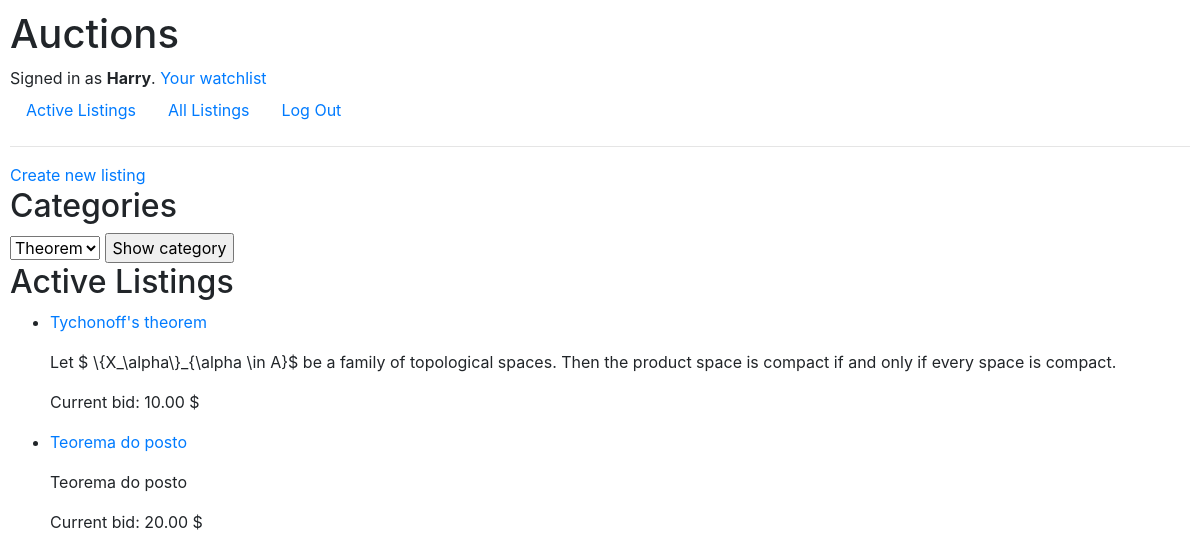
Screenshot of /all_listings (signed in) with the database file from the repository.
### auctions/models.py (models this page shows, shortened)
class User(AbstractUser):
    pass

class Listing(models.Model):
    product = models.CharField(max_length=64)
    description = models.CharField(max_length=500)
    minimum_bid = models.ForeignKey(Bid, on_delete=models.CASCADE, default=0, related_name="listing_bid")
    user_owner = models.ForeignKey(User, on_delete=models.CASCADE, related_name="user_listings")
    category = models.ForeignKey(Category, on_delete=models.CASCADE, related_name="listing_category", default=None)
    isActive = models.BooleanField(default=True)
    user_watchlist = models.ManyToManyField(User, blank=True, related_name="user_watchlist", default=None)
    user_bids = models.ManyToManyField(User, blank=True, related_name="user_bids", default= None)

class Bid(models.Model):
    new_bid = models.DecimalField(max_digits=9, decimal_places=2)
    user_bid = models.ForeignKey(User, on_delete=models.CASCADE, related_name="user_bid", default=0)
    def __str__(self):
        return f"{self.new_bid} $"

### auctions/views.py (the view)
# urls.py: path("all_listings", views.all_listings, name="all_li")
def all_listings(request):
    listing_entries = Listing.objects.all()
    categories = Category.objects.all()
    if list(listing_entries) != [] :
        return render(request, "auctions/index.html", {
            "listing_entries":listing_entries,
            "categories":categories
        })
    else:
        return render(request, "auctions/index.html", {
            "message": "Currently no listings",
            "categories":categories
        })

### auctions/models.py (called while the page is built)
    def __str__(self):
        return self.category

### auctions/templates/auctions/index.html (shortened to what this page needs)
{% extends "auctions/layout.html" %}
{% block body %}
{% if user.is_authenticated %}
<a href="{% url 'create_listing' %}">Create new listing</a>
{% else %}
Sign In to add a new product
{% endif %}
<h2>Categories</h2>
<form action="{% url 'show_category' %}" method="POST">
    <select name="category">
        {% for category in categories %}
        <option value="{{ category }}">{{ category }}</option>
        {% endfor%}
    </select>
    <input type="submit" value="Show category">
</form>
<h2>Active Listings</h2>
<ul>
    {% for item in listing_entries %}
    <li> <a href="{% url 'listing' item.id %}"><p>{{ item.product }}</p></a> <p>{{ item.description }}</p> <p>Current bid: {{ item.minimum_bid }}</p></li>
    {% endfor %}
</ul>
{% endblock %}

### auctions/templates/auctions/layout.html (shortened to what this page needs)
{% load static %}
<!DOCTYPE html>
<html lang="en">
<head>
        <link rel="stylesheet" href="https://stackpath.bootstrapcdn.com/bootstrap/4.4.1/css/bootstrap.min.css"
>
    <link href="{% static 'auctions/styles.css' %}" rel="stylesheet">
</head>
<body>
    <h1>Auctions</h1>
    <div>
        {% if user.is_authenticated %}
        Signed in as <strong>{{ user.username }}</strong>.
        <a href="{% url 'user_watchlist' %}">Your watchlist</a>
        {% else %}
        Not signed in.
        {% endif %}
    </div>
    <ul class="nav">
        <li class="nav-item">
            <a class="nav-link" href="{% url 'index' %}">Active Listings</a>
        </li>
        <li class="nav-item">
            <a class="nav-link" href="{% url 'all_li' %}">All Listings</a>
        </li>
        {% if user.is_authenticated %}
        <li class="nav-item">
            <a class="nav-link" href="{% url 'logout' %}">Log Out</a>
        </li>
        {% endif %}
    </ul>
    <hr>
    {% block body %}
    {% endblock %}
</body>
</html>

### auctions/static/auctions/styles.css (style rules this page uses)
body { padding: 10px; }

### rows the page displays
User: username "Harry"
Listing: product "Tychonoff's theorem", description "Let $ \\{X_\\alpha\\}_{\\alpha \\in A}$ be a family of topological spaces. Then the product space is compact if and only if every space is compact.", minimum_bid "10.00 $"
Listing: product "Teorema do posto", description "Teorema do posto", minimum_bid "20.00 $"

### other values shown
form field category "Theorem"
